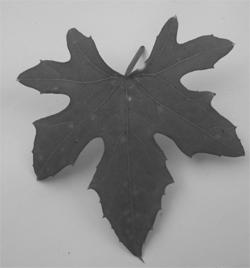
#> input picture Pratikum aras jamak/daun.jpg, 250 x 268 px
$ jupyter execute 'RGB to HLS.ipynb'
#> lines starting #> are read from the running program, lines starting #| are printed output that depends on the picture; after the words box and inside, x2 and y2 are one past the last pixel; in counts of white or black regions, pixels touching at a corner belong together
# Import Library

[cell 1]
import cv2
import numpy as np
from matplotlib import pyplot as plt

[cell 2]
daun = cv2.imread("daun.jpg",0)
#> daun is the input picture: shape (268, 250); min 48, max 223, mean 141.3
tinggi, lebar = daun.shape
#> tinggi = 268; lebar = 250

[cell 3]
cv2.imshow("Gambar Asli", daun)
cv2.waitKey(0)
cv2.destroyAllWindows()

# Konversi RGB to HLS

[cell 4]
daun = cv2.imread("daun.jpg")
daun_hls = cv2.cvtColor(daun, cv2.COLOR_BGR2HLS)
#> daun_hls: shape (268, 250, 3); mean of channels 0, 1, 2 0, 141.3, 0
tinggi, lebar = daun.shape[:2]

[cell 5]
for x in range(tinggi):
    for y in range(lebar):
        h, l, s = daun_hls[x, y]

        if h < 11 :
            h = 0
        elif h < 32 :
            h = 21
        elif h < 54 :
            h = 43;
        elif h < 116 :
            h = 85;
        elif h < 141 :
            h = 128;
        elif h < 185 :
            h = 170;
        elif h < 202 :
            h = 191;
        elif h < 223 :
            h = 213;
        elif h < 244 :
            h = 234;
        else :
            h = 0;

        daun_hls[x,y][0] = h


        if s >= 200 :
            daun_hls[x,y][2] = 255
        elif s <= 20 :
            daun_hls[x,y][2] = 0
        else :
            daun_hls[x,y][2] = 128

        if l >= 200 :
            daun_hls[x,y][1] = 255;
        elif l <= 20 :
            daun_hls[x,y][1] = 0;
        else :
            daun_hls[x,y][1] = 128;
#> daun_hls: shape (268, 250, 3); mean of channels 0, 1, 2 0, 137.8, 0


daun_res = cv2.cvtColor(daun_hls, cv2.COLOR_HLS2BGR)
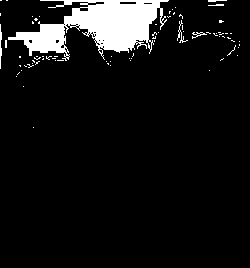
#> daun_res: shape (268, 250, 3); values 128 (black) and 255 (white), 7.7% white; 76 white regions (70 under 20 px), largest, box (x1, y1, x2, y2) and area: (8, 0, 169, 61) 4716, (0, 24, 2, 69) 61, (177, 20, 188, 43) 56, (192, 32, 207, 39) 37, (208, 0, 227, 2) 27, (208, 4, 224, 6) 24
